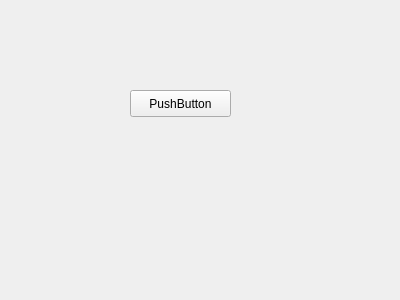
<?xml version="1.0" encoding="UTF-8"?>
<ui version="4.0">
 <class>MainWindow</class>
 <widget class="QMainWindow" name="MainWindow">
  <property name="geometry">
   <rect>
    <x>0</x>
    <y>0</y>
    <width>400</width>
    <height>300</height>
   </rect>
  </property>
  <property name="windowTitle">
   <string>MainWindow</string>
  </property>
  <widget class="QWidget" name="centralWidget">
   <widget class="QPushButton" name="pushButton">
    <property name="geometry">
     <rect>
      <x>130</x>
      <y>90</y>
      <width>101</width>
      <height>27</height>
     </rect>
    </property>
    <property name="text">
     <string>PushButton</string>
    </property>
   </widget>
  </widget>
 </widget>
 <layoutdefault spacing="6" margin="11"/>
 <resources/>
 <connections>
  <connection>
   <sender>pushButton</sender>
   <signal>clicked()</signal>
   <receiver>MainWindow</receiver>
   <slot>close()</slot>
   <hints>
    <hint type="sourcelabel">
     <x>180</x>
     <y>103</y>
    </hint>
    <hint type="destinationlabel">
     <x>199</x>
     <y>149</y>
    </hint>
   </hints>
  </connection>
 </connections>
</ui>
